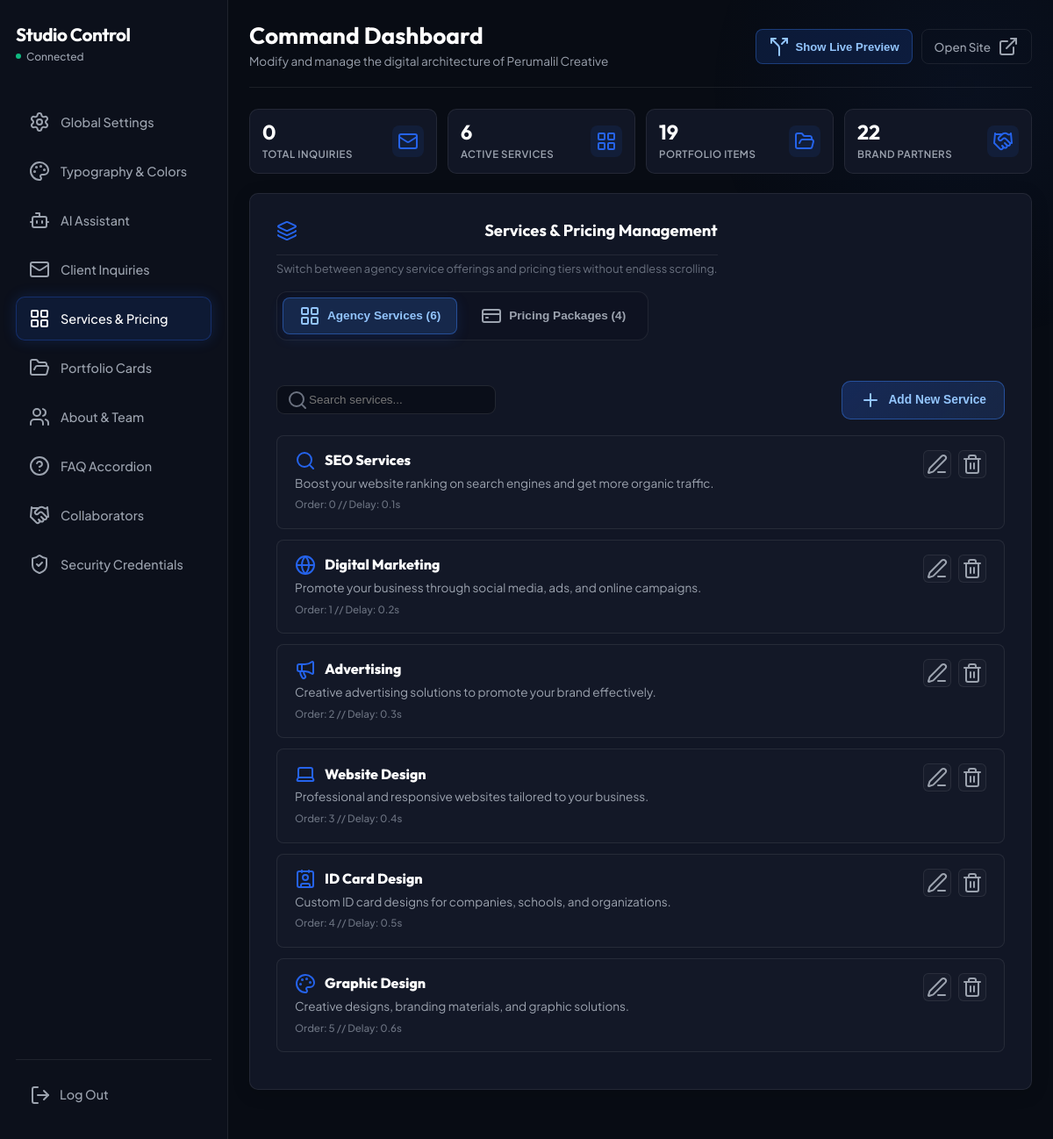
Page /admin/index.php?tab=services (signed in) on the committed database.
### tables this page shows
CREATE TABLE `services` (
  `id` int(11) NOT NULL AUTO_INCREMENT,
  `title` varchar(255) NOT NULL,
  `icon` varchar(50) NOT NULL,
  `description` text NOT NULL,
  `delay` varchar(10) NOT NULL,
  `order_index` int(11) DEFAULT 0,
  PRIMARY KEY (`id`)
);

### admin/index.php (the view, shortened to what this page needs)
<?php
require_once __DIR__ . '/../includes/db.php';
$active_tab = $_GET['tab'] ?? 'global';
try {
    $services = $pdo->query("SELECT * FROM services ORDER BY order_index ASC")->fetchAll();
    $packages = $pdo->query("SELECT * FROM pricing_packages ORDER BY order_index ASC")->fetchAll();
    $portfolio = $pdo->query("SELECT * FROM portfolio_items ORDER BY order_index ASC")->fetchAll();
    $collaborators_list = $pdo->query("SELECT * FROM collaborators ORDER BY order_index ASC")->fetchAll();
    try {
        $inquiries = $pdo->query("SELECT * FROM inquiries ORDER BY created_at DESC")->fetchAll();
    } catch (PDOException $ex) {
        $pdo->exec("CREATE TABLE IF NOT EXISTS `inquiries` (
            `id` INT AUTO_INCREMENT PRIMARY KEY,
            `name` VARCHAR(255) NOT NULL,
            `email` VARCHAR(255) NOT NULL,
            `package_slug` VARCHAR(100) NOT NULL,
            `package_name` VARCHAR(255) NOT NULL,
            `price` DECIMAL(10,2) NOT NULL,
            `message` TEXT NOT NULL,
            `status` VARCHAR(50) DEFAULT 'New',
            `created_at` TIMESTAMP DEFAULT CURRENT_TIMESTAMP
        ) ENGINE=InnoDB DEFAULT CHARSET=utf8mb4 COLLATE=utf8mb4_unicode_ci");
        $inquiries = $pdo->query("SELECT * FROM inquiries ORDER BY created_at DESC")->fetchAll();
    }
} catch (Exception $e) {
    $error_msg = 'Failed to fetch content lists: ' . $e->getMessage();
}
?>
<!DOCTYPE html>
<html lang="en">
<head>
    <link rel="stylesheet" href="../assets/css/main.css?v=<?php echo @filemtime(dirname(__DIR__) . '/assets/css/main.css') ?: time(); ?>">
</head>
<body class="admin-body">
    <div class="radial-glow"></div>
    <div class="admin-container preview-hidden">
        <div class="sidebar" id="adminSidebar">
            <div>
                <div class="sidebar-brand">
                    <div class="brand-full">
                        <h2>Studio Control</h2>
                        <p><span class="dot"></span> Connected</p>
                    </div>
                </div>
                <div class="sidebar-menu">
                    <a href="?tab=global" class="menu-link <?php echo ($active_tab === 'global') ? 'active' : ''; ?>" data-tooltip="Global Settings" title="Global Settings">
                        <i data-lucide="settings" size="18"></i>
                        <span>Global Settings</span>
                    </a>
                    <a href="?tab=typography" class="menu-link <?php echo ($active_tab === 'typography') ? 'active' : ''; ?>" data-tooltip="Typography &amp; Colors Studio" title="Typography &amp; Colors Studio">
                        <i data-lucide="palette" size="18"></i>
                        <span>Typography &amp; Colors</span>
                    </a>
                    <a href="?tab=ai" class="menu-link <?php echo ($active_tab === 'ai') ? 'active' : ''; ?>" data-tooltip="AI Assistant (Nova)" title="AI Assistant (Nova)">
                        <i data-lucide="bot" size="18"></i>
                        <span>AI Assistant</span>
                    </a>
                    <a href="?tab=inquiries" class="menu-link inquiries-link <?php echo $active_tab === 'inquiries' ? 'active' : ''; ?>" data-tooltip="Client Inquiries" title="Client Inquiries">
                        <i data-lucide="mail" size="18"></i>
                        <span>Client Inquiries</span>
                    </a>
                    <a href="?tab=services" class="menu-link <?php echo $active_tab === 'services' ? 'active' : ''; ?>" data-tooltip="Services &amp; Pricing" title="Services &amp; Pricing">
                        <i data-lucide="layout-grid" size="18"></i>
                        <span>Services &amp; Pricing</span>
                    </a>
                    <a href="?tab=portfolio" class="menu-link <?php echo $active_tab === 'portfolio' ? 'active' : ''; ?>" data-tooltip="Portfolio Cards" title="Portfolio Cards">
                        <i data-lucide="folder-open" size="18"></i>
                        <span>Portfolio Cards</span>
                    </a>
                    <a href="?tab=about" class="menu-link <?php echo $active_tab === 'about' ? 'active' : ''; ?>" data-tooltip="About &amp; Team" title="About &amp; Team">
                        <i data-lucide="users" size="18"></i>
                        <span>About &amp; Team</span>
                    </a>
                    <a href="?tab=faq" class="menu-link <?php echo $active_tab === 'faq' ? 'active' : ''; ?>" data-tooltip="FAQ Accordion" title="FAQ Accordion">
                        <i data-lucide="help-circle" size="18"></i>
                        <span>FAQ Accordion</span>
                    </a>
                    <a href="?tab=collaborators" class="menu-link <?php echo $active_tab === 'collaborators' ? 'active' : ''; ?>" data-tooltip="Collaborators" title="Collaborators">
                        <i data-lucide="handshake" size="18"></i>
                        <span>Collaborators</span>
                    </a>
                    <a href="?tab=security" class="menu-link <?php echo $active_tab === 'security' ? 'active' : ''; ?>" data-tooltip="Security Credentials" title="Security Credentials">
                        <i data-lucide="shield-check" size="18"></i>
                        <span>Security Credentials</span>
                    </a>
                </div>
            </div>
            <div class="sidebar-footer">
                <a href="logout.php" class="logout-btn" data-tooltip="Log Out" title="Log Out">
                    <i data-lucide="log-out" size="18"></i>
                    <span>Log Out</span>
                </a>
            </div>
        </div>
        <div class="content">
            <div class="content-header">
                <div>
                    <h1>Command Dashboard</h1>
                    <p>Modify and manage the digital architecture of Perumalil Creative</p>
                </div>
                <div class="header-action-group">
                    <button type="button" class="preview-toggle-top-btn" id="previewToggleTopBtn" onclick="toggleAdminPreview()" title="Toggle live frontend preview panel">
                        <i data-lucide="split" size="15"></i>
                        <span id="previewToggleBtnText">Show Live Preview</span>
                    </button>
                    <a href="../index.php" target="_blank" class="view-site-link">
                        <span>Open Site</span>
                        <i data-lucide="external-link" size="15"></i>
                    </a>
                </div>
            </div>
            <?php
            $total_inquiries = count($inquiries);
            $total_services = count($services);
            $total_portfolio = count($portfolio);
            $total_collaborators = count($collaborators_list);
            ?>
            <div class="stats-grid">
                <div class="stat-card">
                    <div class="stat-details">
                        <h3><?php echo $total_inquiries; ?></h3>
                        <p>Total Inquiries</p>
                    </div>
                    <div class="stat-icon">
                        <i data-lucide="mail" size="20"></i>
                    </div>
                </div>
                <div class="stat-card">
                    <div class="stat-details">
                        <h3><?php echo $total_services; ?></h3>
                        <p>Active Services</p>
                    </div>
                    <div class="stat-icon">
                        <i data-lucide="layout-grid" size="20"></i>
                    </div>
                </div>
                <div class="stat-card">
                    <div class="stat-details">
                        <h3><?php echo $total_portfolio; ?></h3>
                        <p>Portfolio Items</p>
                    </div>
                    <div class="stat-icon">
                        <i data-lucide="folder-open" size="20"></i>
                    </div>
                </div>
                <div class="stat-card">
                    <div class="stat-details">
                        <h3><?php echo $total_collaborators; ?></h3>
                        <p>Brand Partners</p>
                    </div>
                    <div class="stat-icon">
                        <i data-lucide="handshake" size="20"></i>
                    </div>
                </div>
            </div>
            <?php if ($active_tab === 'services'): ?>
                <div class="glass-panel">
                    <div class="admin-panel-header-bar mb-22">
                        <div>
                            <h3 class="glass-panel-title title-mb-5">
                                <i data-lucide="layers" size="20" class="icon-accent"></i>
                                <span>Services &amp; Pricing Management</span>
                            </h3>
                            <p class="admin-header-subtitle">Switch between agency service offerings and pricing tiers without endless scrolling.</p>
                        </div>
                        <div class="admin-subnav" data-group="servicesGroup">
                            <button type="button" class="admin-subnav-btn active" onclick="switchAdminSubtab('subtab-services-list', this)">
                                <i data-lucide="layout-grid" size="15"></i>
                                <span>Agency Services (<?php echo count($services); ?>)</span>
                            </button>
                            <button type="button" class="admin-subnav-btn" onclick="switchAdminSubtab('subtab-pricing-list', this)">
                                <i data-lucide="credit-card" size="15"></i>
                                <span>Pricing Packages (<?php echo count($packages); ?>)</span>
                            </button>
                        </div>
                    </div>
                    <div id="subtab-services-list" class="subtab-section active" data-subgroup="servicesGroup">
                        <div class="admin-panel-header-bar mb-18">
                            <div class="admin-search-wrap">
                                <i data-lucide="search" size="15" class="admin-search-icon"></i>
                                <input type="text" placeholder="Search services..." oninput="filterAdminCards('servicesCrudList', this.value)" class="admin-search-input">
                            </div>
                            <button type="button" class="btn-add-toggle" onclick="toggleAddDrawer('addServiceDrawer', this)">
                                <i data-lucide="plus" size="15"></i>
                                <span>Add New Service</span>
                            </button>
                        </div>
                        <div class="crud-list" id="servicesCrudList">
                            <?php foreach ($services as $srv): ?>
                                <div class="crud-item" id="service-<?php echo $srv['id']; ?>">
                                    <div class="crud-info">
                                        <h4>
                                            <i data-lucide="<?php echo htmlspecialchars($srv['icon']); ?>" class="icon-accent"></i>
                                            <span><?php echo htmlspecialchars($srv['title']); ?></span>
                                        </h4>
                                        <p><?php echo htmlspecialchars($srv['description']); ?></p>
                                        <span class="crud-meta-badge">Order: <?php echo $srv['order_index']; ?> // Delay: <?php echo htmlspecialchars($srv['delay']); ?>s</span>
                                    </div>
                                    <div class="crud-actions">
                                        <button class="btn-icon" onclick="toggleEditForm('srv', <?php echo $srv['id']; ?>)" title="Edit Service">
                                            <i data-lucide="edit-3" size="16"></i>
                                        </button>
                                        <form action="?tab=services" method="POST" onsubmit="return confirm('Are you sure you want to delete this service?');">
                                            <button type="submit" class="btn-icon btn-delete" title="Delete Service">
                                                <i data-lucide="trash-2" size="16"></i>
                                            </button>
                                        </form>
                                    </div>
                                </div>
                            <?php endforeach; ?>
                        </div>
                    </div>
                </div>
            <?php endif; ?>
        </div>
    </div>
</body>
</html>

### rows in the picture
services: title "SEO Services", description "Boost your website ranking on search engines and get more organic traffic.", order_index "0", delay "0.1"
services: title "Digital Marketing", description "Promote your business through social media, ads, and online campaigns.", order_index "1", delay "0.2"
services: title "Advertising", description "Creative advertising solutions to promote your brand effectively.", order_index "2", delay "0.3"
services: title "Website Design", description "Professional and responsive websites tailored to your business.", order_index "3", delay "0.4"
services: title "ID Card Design", description "Custom ID card designs for companies, schools, and organizations.", order_index "4", delay "0.5"
services: title "Graphic Design", description "Creative designs, branding materials, and graphic solutions.", order_index "5", delay "0.6"

### other values in the picture
$total_inquiries "0"
$total_services "6"
$total_portfolio "19"
$total_collaborators "22"
count($services) "6"
count($packages) "4"
